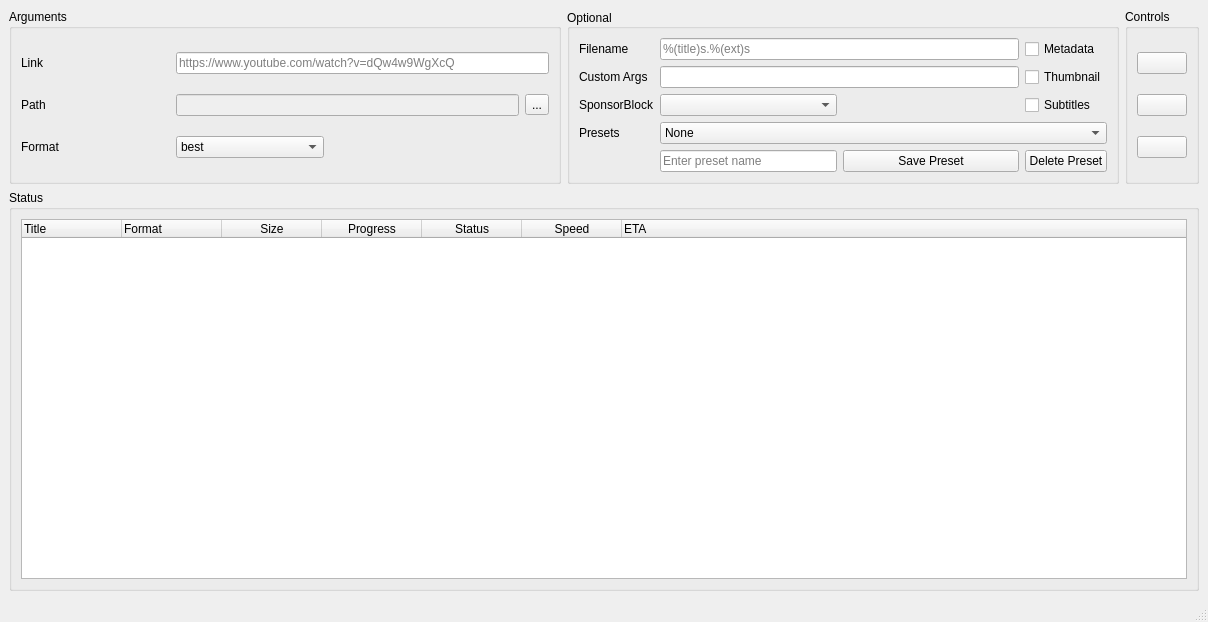
<?xml version="1.0" encoding="UTF-8"?>
<ui version="4.0">
 <class>MainWindow</class>
 <widget class="QMainWindow" name="MainWindow">
  <property name="geometry">
   <rect>
    <x>0</x>
    <y>0</y>
    <width>1208</width>
    <height>622</height>
   </rect>
  </property>
  <property name="windowTitle">
   <string>yt-dlp-gui</string>
  </property>
  <property name="windowIcon">
   <iconset resource="assets/icons.qrc">
    <normaloff>:/icon/yt-dlp-gui.ico</normaloff>:/icon/yt-dlp-gui.ico</iconset>
  </property>
  <widget class="QWidget" name="centralwidget">
   <property name="font">
    <font>
     <pointsize>9</pointsize>
    </font>
   </property>
   <layout class="QGridLayout" name="gridLayout" rowstretch="2,5" columnstretch="1,1,0">
    <item row="1" column="0" colspan="3">
     <widget class="QGroupBox" name="gb_status">
      <property name="title">
       <string>Status</string>
      </property>
      <layout class="QGridLayout" name="gridLayout_3">
       <item row="0" column="0">
        <widget class="QTreeWidget" name="tw">
         <attribute name="headerVisible">
          <bool>true</bool>
         </attribute>
         <column>
          <property name="text">
           <string>Title</string>
          </property>
         </column>
         <column>
          <property name="text">
           <string>Format</string>
          </property>
         </column>
         <column>
          <property name="text">
           <string>Size</string>
          </property>
          <property name="textAlignment">
           <set>AlignCenter</set>
          </property>
         </column>
         <column>
          <property name="text">
           <string>Progress</string>
          </property>
          <property name="textAlignment">
           <set>AlignCenter</set>
          </property>
         </column>
         <column>
          <property name="text">
           <string>Status</string>
          </property>
          <property name="textAlignment">
           <set>AlignCenter</set>
          </property>
         </column>
         <column>
          <property name="text">
           <string>Speed</string>
          </property>
          <property name="textAlignment">
           <set>AlignCenter</set>
          </property>
         </column>
         <column>
          <property name="text">
           <string>ETA</string>
          </property>
         </column>
        </widget>
       </item>
      </layout>
     </widget>
    </item>
    <item row="0" column="2">
     <widget class="QGroupBox" name="gb_controls">
      <property name="title">
       <string>Controls</string>
      </property>
      <layout class="QVBoxLayout" name="verticalLayout_2">
       <item>
        <widget class="QPushButton" name="pb_add">
         <property name="toolTip">
          <string>&lt;html&gt;&lt;head/&gt;&lt;body&gt;&lt;p&gt;Add&lt;/p&gt;&lt;/body&gt;&lt;/html&gt;</string>
         </property>
         <property name="text">
          <string/>
         </property>
         <property name="icon">
          <iconset resource="assets/icons.qrc">
           <normaloff>:/buttons/add.png</normaloff>:/buttons/add.png</iconset>
         </property>
         <property name="iconSize">
          <size>
           <width>20</width>
           <height>20</height>
          </size>
         </property>
        </widget>
       </item>
       <item>
        <widget class="QPushButton" name="pb_clear">
         <property name="toolTip">
          <string>&lt;html&gt;&lt;head/&gt;&lt;body&gt;&lt;p&gt;Clear&lt;/p&gt;&lt;/body&gt;&lt;/html&gt;</string>
         </property>
         <property name="text">
          <string/>
         </property>
         <property name="icon">
          <iconset resource="assets/icons.qrc">
           <normaloff>:/buttons/clear.png</normaloff>:/buttons/clear.png</iconset>
         </property>
         <property name="iconSize">
          <size>
           <width>20</width>
           <height>20</height>
          </size>
         </property>
        </widget>
       </item>
       <item>
        <widget class="QPushButton" name="pb_download">
         <property name="toolTip">
          <string>&lt;html&gt;&lt;head/&gt;&lt;body&gt;&lt;p&gt;Download&lt;/p&gt;&lt;/body&gt;&lt;/html&gt;</string>
         </property>
         <property name="text">
          <string/>
         </property>
         <property name="icon">
          <iconset resource="assets/icons.qrc">
           <normaloff>:/buttons/download.png</normaloff>:/buttons/download.png</iconset>
         </property>
         <property name="iconSize">
          <size>
           <width>20</width>
           <height>20</height>
          </size>
         </property>
        </widget>
       </item>
      </layout>
     </widget>
    </item>
    <item row="0" column="1">
     <widget class="QGroupBox" name="gb_embeds">
      <property name="title">
       <string>Optional</string>
      </property>
      <property name="alignment">
       <set>Qt::AlignmentFlag::AlignLeading|Qt::AlignmentFlag::AlignLeft|Qt::AlignmentFlag::AlignVCenter</set>
      </property>
      <property name="flat">
       <bool>false</bool>
      </property>
      <property name="checkable">
       <bool>false</bool>
      </property>
      <layout class="QGridLayout" name="gridLayout_2">
       <item row="3" column="0">
        <widget class="QLabel" name="lb_presets">
         <property name="text">
          <string>Presets</string>
         </property>
        </widget>
       </item>
       <item row="0" column="1" colspan="2">
        <widget class="QLineEdit" name="le_filename">
         <property name="placeholderText">
          <string>%(title)s.%(ext)s</string>
         </property>
         <property name="clearButtonEnabled">
          <bool>true</bool>
         </property>
        </widget>
       </item>
       <item row="1" column="1" colspan="2">
        <widget class="QLineEdit" name="le_cargs">
         <property name="clearButtonEnabled">
          <bool>true</bool>
         </property>
        </widget>
       </item>
       <item row="0" column="0">
        <widget class="QLabel" name="lb_filename">
         <property name="text">
          <string>Filename</string>
         </property>
        </widget>
       </item>
       <item row="1" column="3">
        <widget class="QCheckBox" name="cb_thumbnail">
         <property name="text">
          <string>Thumbnail</string>
         </property>
        </widget>
       </item>
       <item row="2" column="3">
        <widget class="QCheckBox" name="cb_subtitles">
         <property name="text">
          <string>Subtitles</string>
         </property>
        </widget>
       </item>
       <item row="3" column="1" colspan="3">
        <widget class="QComboBox" name="dd_presets">
         <property name="toolTip">
          <string>Select a preset or use custom args</string>
         </property>
         <item>
          <property name="text">
           <string>None</string>
          </property>
         </item>
        </widget>
       </item>
       <item row="4" column="2">
        <widget class="QPushButton" name="pb_save_preset">
         <property name="sizePolicy">
          <sizepolicy hsizetype="Minimum" vsizetype="Fixed">
           <horstretch>0</horstretch>
           <verstretch>0</verstretch>
          </sizepolicy>
         </property>
         <property name="text">
          <string>Save Preset</string>
         </property>
        </widget>
       </item>
       <item row="2" column="0">
        <widget class="QLabel" name="label">
         <property name="text">
          <string>SponsorBlock</string>
         </property>
        </widget>
       </item>
       <item row="2" column="2">
        <spacer name="horizontalSpacer_2">
         <property name="orientation">
          <enum>Qt::Orientation::Horizontal</enum>
         </property>
         <property name="sizeHint" stdset="0">
          <size>
           <width>40</width>
           <height>20</height>
          </size>
         </property>
        </spacer>
       </item>
       <item row="2" column="1">
        <widget class="QComboBox" name="dd_sponsorblock">
         <item>
          <property name="text">
           <string/>
          </property>
         </item>
         <item>
          <property name="text">
           <string>remove</string>
          </property>
         </item>
         <item>
          <property name="text">
           <string>mark</string>
          </property>
         </item>
        </widget>
       </item>
       <item row="1" column="0">
        <widget class="QLabel" name="lb_cargs">
         <property name="text">
          <string>Custom Args</string>
         </property>
        </widget>
       </item>
       <item row="0" column="3">
        <widget class="QCheckBox" name="cb_metadata">
         <property name="text">
          <string>Metadata</string>
         </property>
        </widget>
       </item>
       <item row="4" column="1">
        <widget class="QLineEdit" name="le_preset_name">
         <property name="placeholderText">
          <string>Enter preset name</string>
         </property>
        </widget>
       </item>
       <item row="4" column="3">
        <widget class="QPushButton" name="pb_delete_preset">
         <property name="sizePolicy">
          <sizepolicy hsizetype="Minimum" vsizetype="Fixed">
           <horstretch>0</horstretch>
           <verstretch>0</verstretch>
          </sizepolicy>
         </property>
         <property name="text">
          <string>Delete Preset</string>
         </property>
        </widget>
       </item>
      </layout>
     </widget>
    </item>
    <item row="0" column="0">
     <widget class="QGroupBox" name="gb_args">
      <property name="title">
       <string>Arguments</string>
      </property>
      <layout class="QGridLayout" name="gridLayout_4" columnstretch="0,0,0,0" rowminimumheight="0,0,0">
       <item row="0" column="0">
        <widget class="QLabel" name="lb_link">
         <property name="minimumSize">
          <size>
           <width>0</width>
           <height>0</height>
          </size>
         </property>
         <property name="text">
          <string>Link</string>
         </property>
        </widget>
       </item>
       <item row="1" column="0">
        <widget class="QLabel" name="lb_path">
         <property name="minimumSize">
          <size>
           <width>0</width>
           <height>0</height>
          </size>
         </property>
         <property name="text">
          <string>Path</string>
         </property>
        </widget>
       </item>
       <item row="1" column="1" colspan="2">
        <widget class="QLineEdit" name="le_path">
         <property name="enabled">
          <bool>false</bool>
         </property>
         <property name="readOnly">
          <bool>false</bool>
         </property>
        </widget>
       </item>
       <item row="1" column="3">
        <widget class="QToolButton" name="tb_path">
         <property name="text">
          <string>...</string>
         </property>
        </widget>
       </item>
       <item row="2" column="0">
        <widget class="QLabel" name="lb_format">
         <property name="minimumSize">
          <size>
           <width>0</width>
           <height>0</height>
          </size>
         </property>
         <property name="text">
          <string>Format</string>
         </property>
        </widget>
       </item>
       <item row="0" column="1" colspan="3">
        <widget class="QLineEdit" name="le_link">
         <property name="placeholderText">
          <string>https://www.youtube.com/watch?v=dQw4w9WgXcQ</string>
         </property>
         <property name="clearButtonEnabled">
          <bool>true</bool>
         </property>
        </widget>
       </item>
       <item row="2" column="1">
        <widget class="QComboBox" name="dd_format">
         <property name="minimumSize">
          <size>
           <width>0</width>
           <height>0</height>
          </size>
         </property>
         <item>
          <property name="text">
           <string>best</string>
          </property>
         </item>
         <item>
          <property name="text">
           <string>mp4</string>
          </property>
         </item>
         <item>
          <property name="text">
           <string>mp3</string>
          </property>
         </item>
         <item>
          <property name="text">
           <string>wav</string>
          </property>
         </item>
         <item>
          <property name="text">
           <string>flac</string>
          </property>
         </item>
        </widget>
       </item>
       <item row="2" column="2" colspan="2">
        <spacer name="horizontalSpacer">
         <property name="orientation">
          <enum>Qt::Orientation::Horizontal</enum>
         </property>
         <property name="sizeHint" stdset="0">
          <size>
           <width>219</width>
           <height>20</height>
          </size>
         </property>
        </spacer>
       </item>
      </layout>
     </widget>
    </item>
   </layout>
  </widget>
  <widget class="QStatusBar" name="statusBar"/>
 </widget>
 <tabstops>
  <tabstop>le_path</tabstop>
  <tabstop>pb_add</tabstop>
  <tabstop>pb_clear</tabstop>
  <tabstop>pb_download</tabstop>
  <tabstop>tw</tabstop>
 </tabstops>
 <resources>
  <include location="assets/icons.qrc"/>
 </resources>
 <connections/>
</ui>
